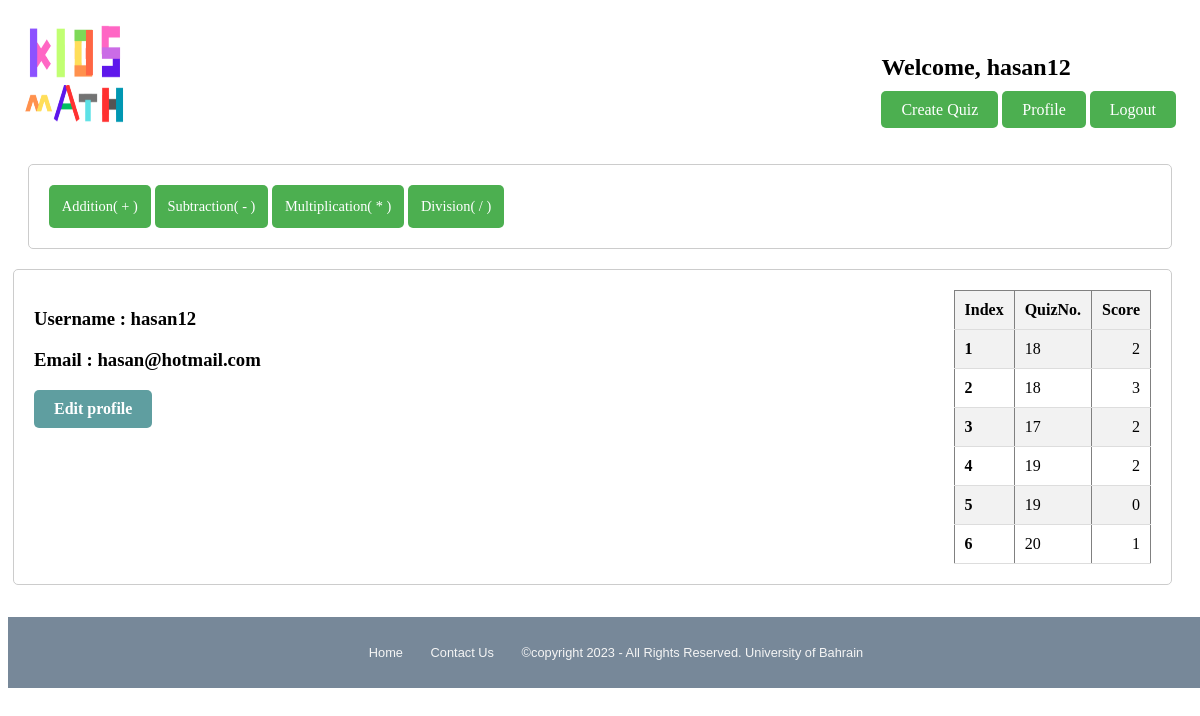
The app's page /profile.php (signed in) with its own data.
### tables this page shows
CREATE TABLE `users` (
  `UserID` int(20) NOT NULL,
  `Username` varchar(150) NOT NULL,
  `Email` varchar(150) NOT NULL,
  `Password` varchar(255) NOT NULL
);

CREATE TABLE `scores` (
  `ID` int(11) NOT NULL,
  `QuizID` int(11) NOT NULL,
  `UserID` int(11) NOT NULL,
  `Score` int(11) NOT NULL
);

### profile.php (the view, shortened to what this page needs)
<?php
require("connection.php");
if(isset($_SESSION['Active'])){
?>
<!DOCTYPE html>
<html lang="en">
<head>
    <link rel="stylesheet" href="Projectstyle.css">
</head>
<body>
    <header>
        <a href="home.php"><img class="WLogo" style="width: 100px;height: 100px;" src="image/logo.png" alt="Logo"></a>
        <div class="headert">
        <h2>Welcome, <?php echo isset($_SESSION['Active']) ? $_SESSION['Active'] : ''; ?></h2>
        <a href="firstform.php">Create Quiz</a>
        <a href="Profile.php">Profile</a>
        <a href="sessionDes.php">Logout</a>
        </div>
    </header>
    <nav>
        <a href="addition.php">Addition( + )</a>
        <a href="sub.php">Subtraction( - )</a>
        <a href="mul.php">Multiplication( * )</a>
        <a href="div.php">Division( / )</a>
    </nav>
    <main class="profileMain">
        <div class="Bdiv">
        <h3>Username : <?php echo $_SESSION['Active']; ?></h3>
        <?php
            try {
                $usrN = $_SESSION['Active'];
                $sql1= ("SELECT Email FROM users WHERE Username = :UN");
                $stat= $db->prepare($sql1);
                $stat->bindParam(':UN', $usrN);
                $stat->execute();
                $result = $stat->fetch(PDO::FETCH_ASSOC);
                $UEmail = $result['Email'];
            }
            catch (PDOException $e) {
                die($e->getMessage());
            }
        ?>
        <h3>Email : <?php echo $UEmail ?> </h3>
        <a href="editProfile.php" class="editProB">Edit profile</a>
        </div>
        <div calss="Tdiv">
        <?php
        try {
            require('connection.php');
            $uID = $db->query("SELECT UserID FROM users WHERE Username = '$usrN'");
            $userID= $uID->fetch(PDO::FETCH_ASSOC)['UserID'];
            $rec = $db->prepare("SELECT QuizID, Score FROM scores WHERE UserID = :usid");
            $rec->bindParam(':usid', $userID, PDO::PARAM_INT);
            $rec->execute();
            $scores = $rec->fetchAll(PDO::FETCH_ASSOC);
            echo "<table border='1' calss='HTable'>";
            echo "<tr>";
            echo "<th> Index </th>";
            echo "<th> QuizNo. </th>";
            echo "<th> Score </th>";
            echo "</tr>";
            for ($i = 0; $i < count($scores); $i++) {
                echo "<tr>";
                echo "<td>" . ($i + 1) . "</td>";
                echo "<td>" . $scores[$i]['QuizID'] . "</td>";
                echo "<td>" . $scores[$i]['Score'] . "</td>";
                echo "</tr>";
            }
            echo "</table>";
    } catch (PDOException $e) {
        die($e->getMessage());
    }
        ?>
</div>
    </main>
    <?php
    require('footer.php');
    ?>
</body>
</html>
<?php
}
?>

### footer.php (shortened to what this page needs)
<!DOCTYPE html>
<html lang="en">
<head>
    <link rel="stylesheet" href="Projectstyle.css">
</head>
<body>
<footer>
        <a href="#">Home</a>
        <a href=mailto:"20174503@stu.uob.edu.bh">Contact Us</a>
        <a href="#">©copyright 2023 - All Rights Reserved. University of Bahrain</a>
</footer>
</body>
</html>

### Projectstyle.css (style rules this page uses)
header { display: flex; justify-content: space-between; padding: 1rem; margin: auto; }
header div { margin-top: 0.5rem; }
header .WLogo { width: 30px; height: 30px; }
.headert { margin-top: 10px; }
header div a { background-color: #4CAF50; color: white; padding: 0.625rem 1.25rem; border: none; border-radius: 0.313rem; cursor: pointer; text-decoration: none; }
nav { margin: 1.25rem; padding: 1.25rem; border: 0.1rem solid #ccc; border-radius: 0.313rem; }
nav a { display: inline-block; padding: 0.8rem; text-decoration: none; color: black; font-size: 0.9rem; background-color: #4CAF50; color:white; border: none; border-radius: 5px; cursor: pointer; }
main { margin-left: 1rem; }
footer { width: 100%; border-top: solid lightslategrey 1px; background-color: lightslategray; padding: 1rem; text-align: center; margin-top: 2rem; }
footer a { display: inline-block; padding: 1%; text-decoration: none; color: whitesmoke; font-size: 0.8rem; font-family:'Trebuchet MS', 'Lucida Sans Unicode', 'Lucida Grande', 'Lucida Sans', Arial, sans-serif; }
.profileMain { display: flex; padding-left:30px; border: 0.063rem solid #ccc; border-radius: 0.313rem; margin: 20px 20px 20px 5px; padding: 20px; border: 1px solid #ccc; border-radius: 5px; }
.Bdiv { flex: 1; }
.editProB { display: inline-block; padding: 10px 20px; font-size: 16px; font-weight: bold; text-align: center; text-decoration: none; background-color:cadetblue; color: #FFFFFF; border-radius: 5px; border: none; cursor: pointer; }

### profile.php (style rules this page uses)
table { border-collapse: collapse; width: 100%; max-width: 300px; margin: 0 auto; }
th, td { padding: 10px; text-align: left; border-bottom: 1px solid #ddd; }
th { background-color: #f2f2f2; font-weight: bold; }
tr:nth-child(even) { background-color: #f2f2f2; }
td:first-child { font-weight: bold; }
td:last-child { text-align: right; }
h2 { margin-bottom: 20px; font-style: Serif; }
.profileMain { display: flex; padding-left:30px; border: 0.063rem solid #ccc; border-radius: 0.313rem; margin: 20px; padding: 20px; border: 1px solid #ccc; border-radius: 5px; }
.Bdiv { flex: 1; }
.editProB { display: inline-block; padding: 10px 20px; font-size: 16px; font-weight: bold; text-align: center; text-decoration: none; background-color:cadetblue; color: #FFFFFF; border-radius: 5px; border: none; cursor: pointer; }

### records on screen
users: Email "hasan@hotmail.com"
scores: QuizID "18", Score "2"
scores: QuizID "18", Score "3"
scores: QuizID "17", Score "2"
scores: QuizID "19", Score "2"
scores: QuizID "19", Score "0"
scores: QuizID "20", Score "1"

### other values on screen
$_SESSION['Active'] "hasan12"
